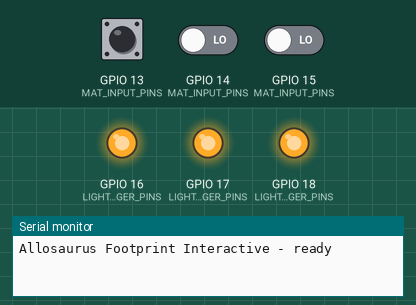
This sketch was run on a simulated ESP32. Shown: output pins drawn as LEDs (lit = HIGH), the last lines printed to the serial monitor. The test bench sets the inputs (shaded band); at power-on: GPIO 13 (MAT_INPUT_PINS) LOW, GPIO 14 (MAT_INPUT_PINS) LOW, GPIO 15 (MAT_INPUT_PINS) LOW. Pins used as bus, display or sensor lines are not drawn.

Above: at 1.2 s.
1.3 s: GPIO 13 (MAT_INPUT_PINS) pulsed HIGH 2 times (0.12 s each, 0.3 s apart)
At 1.55 s:
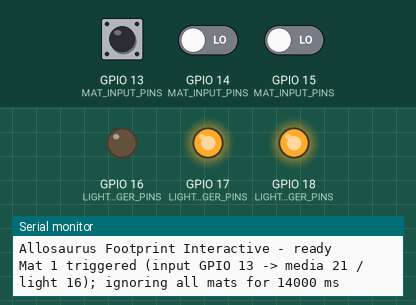
Timing chart, 0 to 4.3 s (numbered marks = the images above; inputs shaded):
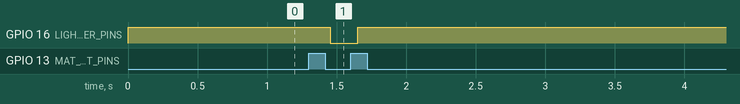

Measured:
- after the input at 1.3 s, GPIO 16 (LIGHT_TRIGGER_PINS): HIGH → LOW after 0.15 s, → HIGH 0.20 s later

The sketch:

esp32.ino
```cpp
/**
* Interactive: Allosaurus Footprint Interactive
* File: esp32.ino
*
* Description:
* Main ESP32 firmware that reads three stomp-pad mats (industrial
* pressure safety mats) through H11L1M optoisolators and, on a validated stomp,
* pulses two GPIOs LOW at once to trigger the matching mat's media (BrightSign)
* and QuinLED light strip driver
*
*
* Author: Isai Sanchez
* Date: 7-31-2026
* Board: ESP32-DevKitC
* Notes:
*   - One video plays at a time: the FIRST stomp wins, and every mat input is then
*   ignored until that mat's video finishes (see Config.h), so a clip is never in
*   danger of being cut off or re-triggered mid-play.
*
*   - Signal chain per mat:
*     dry N.O. contact --> long wire run --> H11L1M optoisolator --> ESP32 input
*     The optocoupler output is open-collector with an external pull-up:
*       idle (unpressed) = HIGH
*       stomped = LOW  (active-low).
*     (see optocoupler schematic for reasoning behind its implementation)
*
* (c) Thanksgiving Point Exhibits Electronics Team — 2025
*/

#include "esp_task_wdt.h"

#include "src/Config.h"
#include "src/MatInput.h"

// One detector per mat. Index i drives index i of every output bank below.
static MatInput mats[MAT_COUNT];

// The output banks that fire together on each validated stomp. Within every
// bank, index i corresponds to MAT_INPUT_PINS[i]. (A BANK_AUDIO entry was
// removed at the design team's request; see Config.h for how to restore it.)
enum OutputBankId : uint8_t { BANK_MEDIA,
                              BANK_LIGHT,
                              BANK_COUNT };

static const uint8_t *const OUTPUT_BANK_PINS[BANK_COUNT] = {
  MEDIA_TRIGGER_PINS,
  LIGHT_TRIGGER_PINS,
};

// Non-blocking pulse bookkeeping per (bank, mat): while active, the line is held
// at its trigger level until OUTPUT_PULSE_MS has elapsed since pulseStart.
static bool pulseActive[BANK_COUNT][MAT_COUNT] = {};
static uint32_t pulseStart[BANK_COUNT][MAT_COUNT] = {};

// Latched fault state per mat, so we log each fail-closed / recovery once (on
// the edge) rather than every loop.
static bool matFaulted[MAT_COUNT] = { false };

// Global retrigger lockout. After a mat fires, EVERY mat input is ignored until
// this deadline (that mat's video length + RETRIGGER_HEADROOM_MS), so a video
// always plays start-to-finish. lockoutActive gates the comparison so a plain
// millis() rollover can't look like an expired lockout.
static bool lockoutActive = false;
static uint32_t lockoutUntil = 0;

// Logic levels for any trigger line, derived from its active polarity (shared
// by all banks).
static inline uint8_t triggerIdleLevel() {
  return OUTPUT_TRIGGER_ACTIVE_LOW ? HIGH : LOW;
}
static inline uint8_t triggerActiveLevel() {
  return OUTPUT_TRIGGER_ACTIVE_LOW ? LOW : HIGH;
}

// Fire every bank's output for mat i at once (media + light). Each line is
// driven active; serviceOutputs() returns them to idle after OUTPUT_PULSE_MS.
static void triggerMat(uint8_t i, uint32_t now) {
  for (uint8_t b = 0; b < BANK_COUNT; ++b) {
    digitalWrite(OUTPUT_BANK_PINS[b][i], triggerActiveLevel());
    pulseActive[b][i] = true;
    pulseStart[b][i] = now;
  }
}

// Return any output line to idle once its pulse width has elapsed. Non-blocking
// so mat scanning is never stalled by an in-flight pulse.
static void serviceOutputs(uint32_t now) {
  for (uint8_t b = 0; b < BANK_COUNT; ++b) {
    for (uint8_t i = 0; i < MAT_COUNT; ++i) {
      if (pulseActive[b][i] && (now - pulseStart[b][i]) >= OUTPUT_PULSE_MS) {
        digitalWrite(OUTPUT_BANK_PINS[b][i], triggerIdleLevel());
        pulseActive[b][i] = false;
      }
    }
  }
}

// Immediately force all of mat i's output lines idle and cancel any in-flight
// pulses. Used when a mat faults so a stuck input can't leave outputs asserted.
static void forceMatIdle(uint8_t i) {
  for (uint8_t b = 0; b < BANK_COUNT; ++b) {
    digitalWrite(OUTPUT_BANK_PINS[b][i], triggerIdleLevel());
    pulseActive[b][i] = false;
  }
}

// Subscribe the main (loop) task to the hardware task watchdog. Handles both
// the ESP32 Arduino core 3.x config-struct API and the 2.x timeout/panic API.
static void watchdogBegin() {
#if ESP_ARDUINO_VERSION_MAJOR >= 3
  const esp_task_wdt_config_t wdtConfig = {
    .timeout_ms = WDT_TIMEOUT_MS,
    .idle_core_mask = 0,    // don't watch the idle tasks, only ours
    .trigger_panic = true,  // panic + reset on timeout
  };
  esp_task_wdt_deinit();  // the core may have already initialised the TWDT
  esp_task_wdt_init(&wdtConfig);
#else
  esp_task_wdt_init(WDT_TIMEOUT_MS / 1000, true);
#endif
  esp_task_wdt_add(NULL);  // NULL = the currently running (loop) task
}

void setup() {
  Serial.begin(SERIAL_BAUD);

  for (uint8_t i = 0; i < MAT_COUNT; ++i) {
    mats[i].begin(MAT_INPUT_PINS[i]);
  }

  for (uint8_t b = 0; b < BANK_COUNT; ++b) {
    for (uint8_t i = 0; i < MAT_COUNT; ++i) {
      pinMode(OUTPUT_BANK_PINS[b][i], OUTPUT);
      digitalWrite(OUTPUT_BANK_PINS[b][i], triggerIdleLevel());
    }
  }

  watchdogBegin();

  Serial.println(F("Allosaurus Footprint Interactive - ready"));
}

void loop() {
  const uint32_t now = millis();

  // Feed the watchdog. loop() is non-blocking, so reaching here every pass is
  // proof the firmware is still alive; a hang would starve this and reset us.
  esp_task_wdt_reset();

  // Clear the global lockout once the playing video (plus headroom) has elapsed.
  if (lockoutActive && (int32_t)(now - lockoutUntil) >= 0) {
    lockoutActive = false;
  }

  for (uint8_t i = 0; i < MAT_COUNT; ++i) {
    mats[i].update();

    // Fail-closed handling: log each fault/recovery on its edge and, on fault,
    // force all of the mat's outputs idle so a stuck mat can't leave a device
    // asserted. Faults are safety-critical, so they are handled regardless of
    // the retrigger lockout.
    const bool faulted = mats[i].faulted();
    if (faulted != matFaulted[i]) {
      matFaulted[i] = faulted;
      if (faulted) {
        forceMatIdle(i);
        Serial.printf("FAULT: Mat %u stuck active (input GPIO %u) - "
                      "check for a failed-closed mat/short\n",
                      i + 1, MAT_INPUT_PINS[i]);
      } else {
        Serial.printf("RECOVERED: Mat %u back to normal (input GPIO %u)\n",
                      i + 1, MAT_INPUT_PINS[i]);
      }
    }

    // Always consume the event latch so a stomp during a lockout is discarded
    // rather than queued to fire the instant the lockout ends.
    const bool fired = mats[i].eventFired();
    if (fired && !lockoutActive) {
      const uint32_t lockoutMs = VIDEO_LENGTH_MS[i] + RETRIGGER_HEADROOM_MS;
      if (SERIAL_LOG_EVENTS) {
        Serial.printf("Mat %u triggered (input GPIO %u -> media %u / light %u); "
                      "ignoring all mats for %lu ms\n",
                      i + 1, MAT_INPUT_PINS[i], MEDIA_TRIGGER_PINS[i],
                      LIGHT_TRIGGER_PINS[i], (unsigned long)lockoutMs);
      }
      triggerMat(i, now);
      lockoutActive = true;
      lockoutUntil = now + lockoutMs;
    }
  }

  serviceOutputs(now);
}
```

MatInput.cpp
```cpp
#include "MatInput.h"
#include "Config.h"

void MatInput::begin(uint8_t pin) {
  pin_ = pin;
  pinMode(pin_, MAT_ENABLE_INTERNAL_PULLUP ? INPUT_PULLUP : INPUT);
  // Always start needing a clean release: this covers both the cooldown
  // contract and the "powered on while someone is standing on the mat" case.
  state_ = State::WaitForRelease;
  pressed_ = false;
  event_ = false;
  t_mark_ = millis();
  active_since_ = t_mark_;
}

bool MatInput::rawActive() const {
  const int level = digitalRead(pin_);
  return MAT_ACTIVE_LOW ? (level == LOW) : (level == HIGH);
}

void MatInput::update() {
  const uint32_t now = millis();
  const bool active = rawActive();

  // Track how long the line has been continuously active, independent of the
  // press FSM: every inactive read pushes the "active since" mark forward, so
  // while active (now - active_since_) is the uninterrupted active duration.
  if (!active) {
    active_since_ = now;
  }

  // Fault handling takes priority over the normal press logic.
  if (state_ == State::Faulted) {
    // Recover only after the line reads inactive continuously for the recovery
    // window; any activity restarts that timer. On recovery, fall back through
    // the boot-safe path so a lingering press still can't count.
    if (active) {
      t_mark_ = now;
    } else if (now - t_mark_ >= MAT_FAULT_RECOVER_MS) {
      state_ = State::WaitForRelease;
      t_mark_ = now;
    }
    return;
  }

  // Enter the fault state if the line has been active far longer than any real
  // stomp. Drop any in-flight press/event so a stuck mat goes fully quiet.
  if (active && (now - active_since_ >= MAT_STUCK_MS)) {
    pressed_ = false;
    event_ = false;
    t_mark_ = now;
    state_ = State::Faulted;
    return;
  }

  switch (state_) {
  case State::WaitForRelease:
    // Require CONTINUOUS inactivity for the re-arm window. Any blip of
    // activity restarts the timer, so a chattery release can't sneak through.
    if (active) {
      t_mark_ = now; // still/again active -> restart
    } else if (now - t_mark_ >= MAT_REARM_MS) {
      state_ = State::Armed;
    }
    break;

  case State::Armed:
    if (active) { // first active edge of a press
      t_mark_ = now;
      state_ = State::PressDebounce;
    }
    break;

  case State::PressDebounce:
    if (!active) {
      state_ = State::Armed; // dropped during debounce -> chatter
    } else if (now - t_mark_ >= MAT_DEBOUNCE_MS) {
      pressed_ = true; // believed pressed (debounced level)
      state_ = State::PressConfirm;
    }
    break;

  case State::PressConfirm:
    // t_mark_ is still the first-edge time, so min-on is measured from the
    // start of the press (hence MAT_MIN_ON_MS must be >= MAT_DEBOUNCE_MS).
    if (!active) {
      pressed_ = false; // released before min-on -> too short
      t_mark_ = now;
      state_ = State::WaitForRelease;
    } else if (now - t_mark_ >= MAT_MIN_ON_MS) {
      event_ = true; // VALIDATED PRESS — latch the event
      state_ = State::Held;
    }
    break;

  case State::Held:
    if (!active) { // press finished
      pressed_ = false;
      t_mark_ = now; // begin cooldown
      state_ = State::WaitForRelease;
    }
    break;

  case State::Faulted:
    // Handled above (before the switch); listed so the switch stays exhaustive.
    break;
  }
}

bool MatInput::eventFired() {
  if (event_) {
    event_ = false;
    return true;
  }
  return false;
}
```

MatInput.h
```cpp
#pragma once

/*
 * MatInput,h — non-blocking, debounced press detector for a single active-low
 * optocoupler input (H11L1M open-collector output with an external pull-up:
 * idle = HIGH, mat stomped = LOW).
 *
 * The class owns nothing but its debounce state machine. It answers one
 * question — "did a clean, validated stomp just happen?" — with no dependency
 * on Serial, the media outputs, or any other module. Instantiate one per mat
 * and give each its own GPIO via begin().
 *
 * USAGE:
 *   MatInput mat;
 *   void setup() { mat.begin(MAT_INPUT_PINS[0]); }
 *   void loop()  {
 *     mat.update();                 // call as often as possible; never blocks
 *     if (mat.eventFired()) { ... } // fires exactly once per validated stomp
 *   }
 *
 * Timing is tuned via the three knobs in Config.h (debounce window, minimum
 * on-time, re-arm/cooldown) — each rejects a different failure mode.
 *
 * BOOT SAFETY: begin() starts in WaitForRelease, so a mat already held down at
 * power-on never produces a spurious event; the detector arms only after a
 * confirmed clean release.
 *
 * FAIL-CLOSED DETECTION: if the input stays continuously active for
 * MAT_STUCK_MS (a welded contact, stuck mat, or shorted line), the detector
 * enters a Faulted state — pressed() and eventFired() go quiet and faulted()
 * reads true. It auto-recovers once the line reads inactive for
 * MAT_FAULT_RECOVER_MS.
 */

#include <Arduino.h>
class MatInput {
public:
  // Bind this detector to a GPIO and reset its state machine. Call once in
  // setup(). Polarity and pull-up behaviour come from Config.h (shared across
  // all mats, which are identical hardware).
  void begin(uint8_t pin);

  // Advance the state machine. Non-blocking; uses millis(). Call every loop.
  void update();

  // True exactly once per validated stomp. Reading it clears the latch, so the
  // caller consumes each event exactly once (poll it every loop).
  bool eventFired();

  // Debounced level: true while a stomp is held (after the debounce window).
  bool pressed() const { return pressed_; }

  // True while the mat is flagged failed-closed (line stuck active). No stomp
  // events fire while faulted; clears automatically on recovery.
  bool faulted() const { return state_ == State::Faulted; }

  // Instantaneous, polarity-adjusted raw read. Handy for a startup self-test or
  // diagnostics before the state machine has armed.
  bool rawActive() const;

private:
  enum class State : uint8_t {
    WaitForRelease, // boot-safe entry + post-press cooldown; needs clean
                    // release
    Armed,          // idle, ready to detect a press
    PressDebounce,  // active edge seen; validating it is stable
    PressConfirm,   // debounced-pressed; waiting to reach minimum on-time
    Held,           // event fired; waiting for release
    Faulted         // line stuck active past MAT_STUCK_MS; awaiting recovery
  };

  uint8_t pin_ = 0;
  State state_ = State::WaitForRelease;
  bool pressed_ = false;
  bool event_ = false;
  uint32_t t_mark_ = 0;       // ms timestamp of the last significant transition
  uint32_t active_since_ = 0; // ms timestamp the line last went active
};
```

Source omitted: Config.h (7752 bytes)
